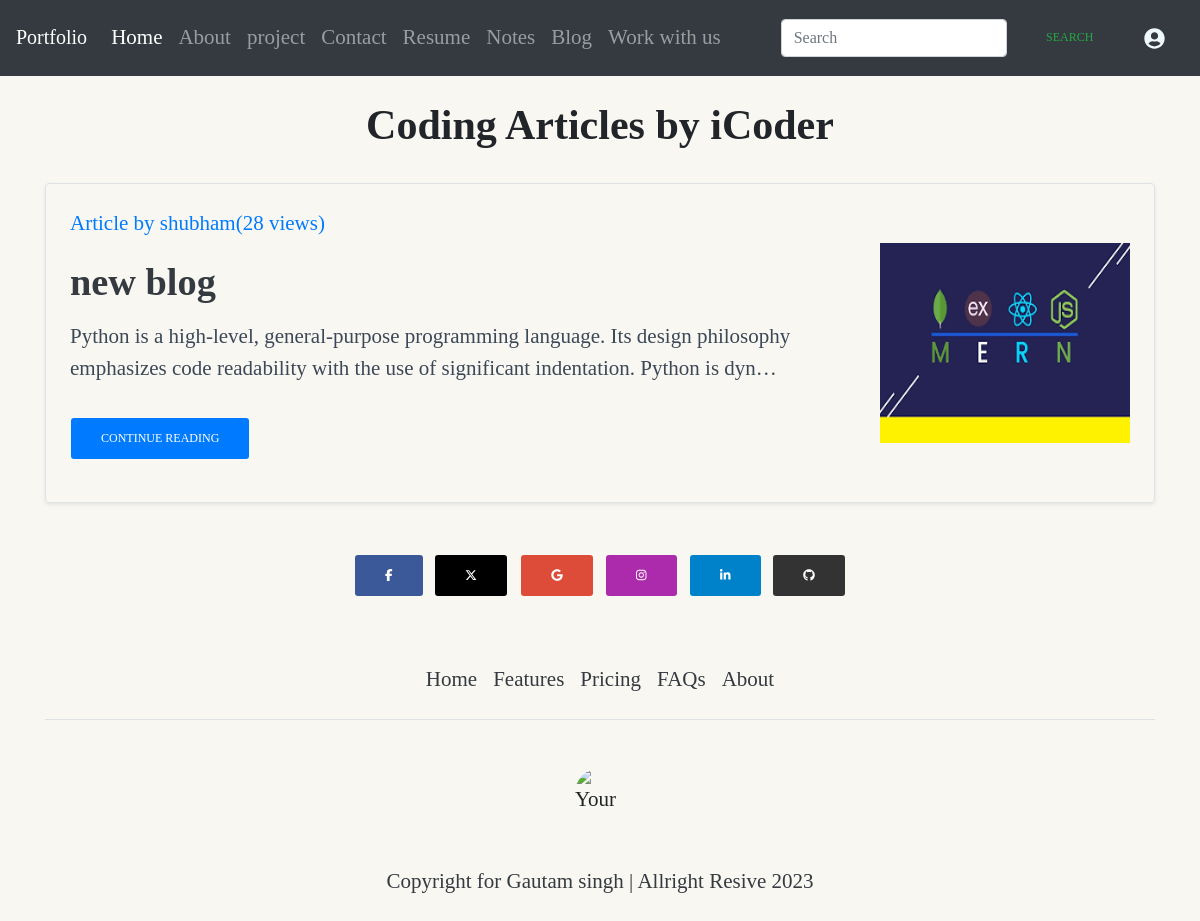
Screenshot of /blogs/ (signed in) with the database file from the repository.
### blog/models.py (models this page shows, shortened)
class Post(models.Model):
    sno = models.AutoField(primary_key=True)
    views= models.IntegerField(default=0)
    title = models.CharField(max_length=255)
    author = models.CharField(max_length=100)
    slug = models.CharField(max_length=130)
    timeStamp = models.DateTimeField(blank=True)
    content = RichTextField()
    post_image = models.ImageField(upload_to="static",default="")

### blog/views.py (the view)
# urls.py: path('', views.blogHome, name="bloghome"),
def blogHome(request):
    allPosts = Post.objects.all()
    context = {'allPosts': allPosts}
    return render(request, "blog/blogHome.html", context)

### templates/blog/blogHome.html (shortened to what this page needs)
{% extends 'base.html' %}
{% load static %}
{% block start %}
<div class="container my-3">
  <h2>Coding Articles by iCoder</h2>
  {% for post in allPosts %}
  <div class="row no-gutters border rounded overflow-hidden flex-md-row mb-4 shadow-sm h-md-250 my-4 position-relative p-4">
    <div class="col pe-5 d-flex flex-column position-static">
      <strong class="d-inline-block mb-2 text-primary">Article by {{ post.author }}({{post.views}} views)</strong>
      <h3 class="my-2 text-left"><a class="text-dark" href="/blog/{{ post.slug }}">{{ post.title }}</a></h3>
      <p class="card-text mb-auto">{{ post.content|safe|truncatechars:170 }}</p>
      <div class="my-2">
        <a href="{% url 'blogPost' post.slug %}" role="button" class="btn btn-primary">Continue reading</a>
      </div>
    </div>
    <div class="d-flex align-items-center justify-content-center">
      {% if post.post_image %}
        <img src="{{ post.post_image.url }}" alt="Post Image"  style="height:200px;width:250px;">
      {% endif %}
    </div>
  </div>
  {% endfor %}
</div>
{% endblock  %}

### protfolio/static/css/home.css (style rules this page uses)
.text-primary { color: #9c27b0; }
.btn { display: inline-block; padding: 6px 12px; margin-bottom: 0; font-size: 14px; font-weight: 400; line-height: 1.42857143; text-align: center; white-space: nowrap; vertical-align: middle; -ms-touch-action: manipulation; touch-action: manipulation; cursor: pointer; -webkit-user-select: none; -moz-user-select: none; -ms-user-select: none; user-select: none; background-image: none; border: 1px solid transparent; border-radius: 4px; }
.btn, .navbar .navbar-nav > li > a.btn { border: none; border-radius: 3px; position: relative; padding: 12px 30px; margin: 10px 1px; font-size: 12px; font-weight: 400; text-transform: uppercase; letter-spacing: 0; will-change: box-shadow, transform; transition: box-shadow 0.2s cubic-bezier(0.4, 0, 1, 1), background-color 0.2s cubic-bezier(0.4, 0, 0.2, 1); }
body, h1, h2, h3, h4, h5, h6, .h1, .h2, .h3, .h4 { font-family: "Roboto", "Helvetica", "Arial", sans-serif; font-weight: 300; line-height: 1.5em; }
a { color: #9c27b0; text-decoration: none; }
p { color: #3C4857; }
h2, .h2 { font-size: 2.0em; line-height: 1.6em; margin: 15px 0 15px; font-weight: 700; font-family: "Roboto Slab", "Times New Roman", serif; text-align: center; }
h3, .h3 { font-size: 1.825em; line-height: 1.4em; margin: 30px 0 30px; font-weight: 700; font-family: "Roboto Slab", "Times New Roman", serif; text-align: center; }
html { box-sizing: border-box; }
html *, html *:before, html *:after { box-sizing: inherit; }
body { position: relative; background-color: #f9f7f1; width: 100%; height: 100%; }
body { font-size: 21px; font-family: Georgia, serif; line-height: 150%; }

### rows the page displays
Post: author "shubham", views "28", title "new blog", content "Python is a high-level, general-purpose programming language. Its design philosophy emphasizes code readability with the use of significant indentation. Python is dyn…", post_image (picture)
